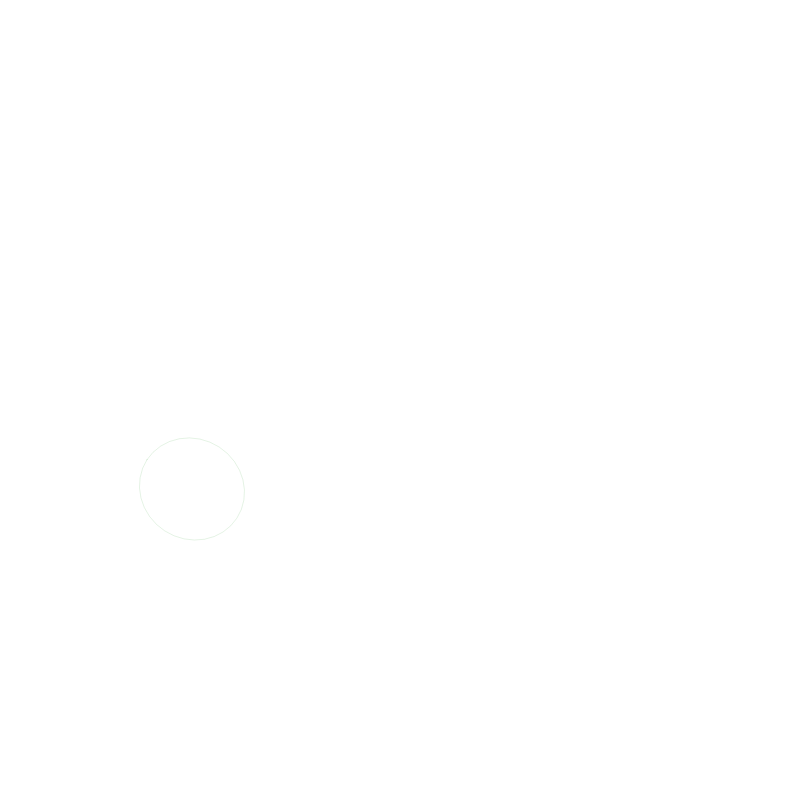
Frame 1 (no input)
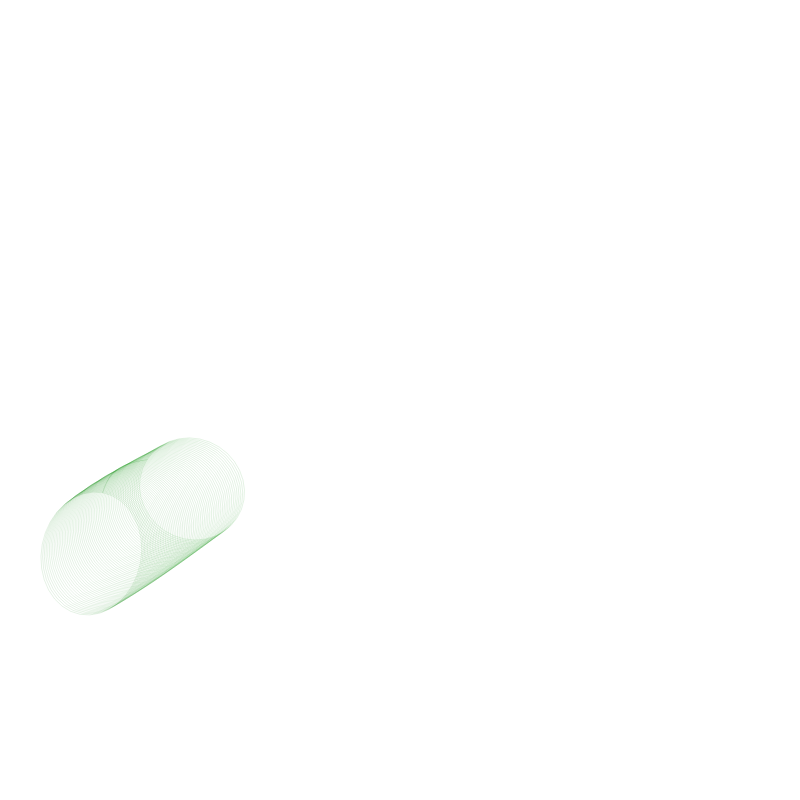
Frame 60 (no input)
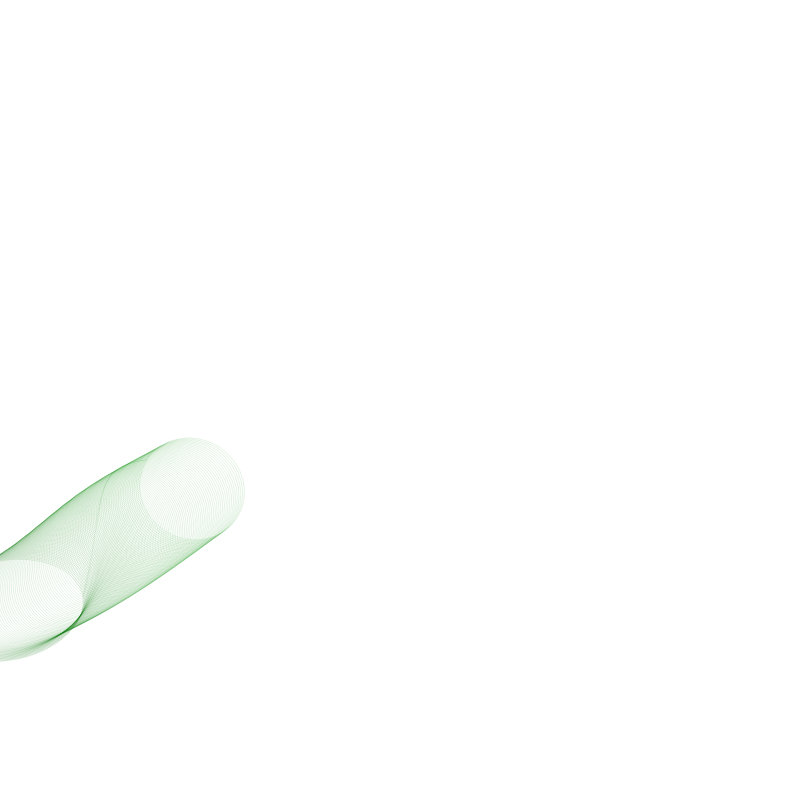
Frame 120 (the mouse pressed at the canvas centre since frame 60)

The p5.js sketch that drew these frames (run headless with seeded random() and noise() and a simulated clock; from frame 60 on, the mouse is pressed at the canvas centre):

// p5.js sketch
// ── sketch.js
var a = 2;

var b =0.301;

var aS = 0.004;

var bs = 0.001;

var count = 10;

function setup() {

createCanvas(800,800);

smooth();

background(255);

noFill();

stroke(0,500);

}


function draw(){

if(count == 10) {

fill (255, 5);

//rect (0,0, width, height);

noFill();

count =0;

}

count ++;

 

translate(width/2,
height/2); // koordinatensystem im Mittelpunkt
translate(cos(a)*500, sin(b)*300);

rotate(a*5);

stroke(10*sin(a),
150*cos(b), 10*sin (a));

strokeWeight (0.1);

ellipse(0,0,100
+80*tan(pow(b, 2)),100);

a += aS;

b += aS;

}
